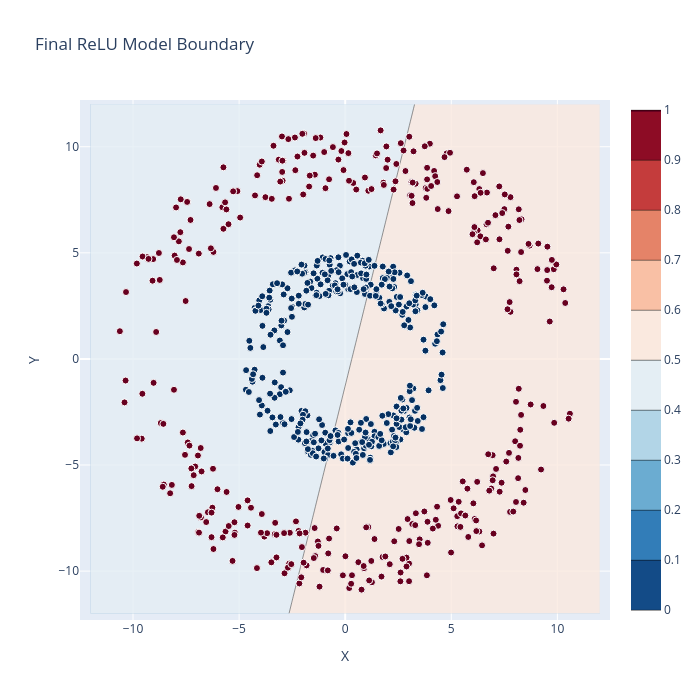

Notebook cell for this chart:
### Code cell
# Example usage for your SmartNN
plot_decision_boundary(model, train_x, train_y, x_max, title="Final ReLU Model Boundary")
